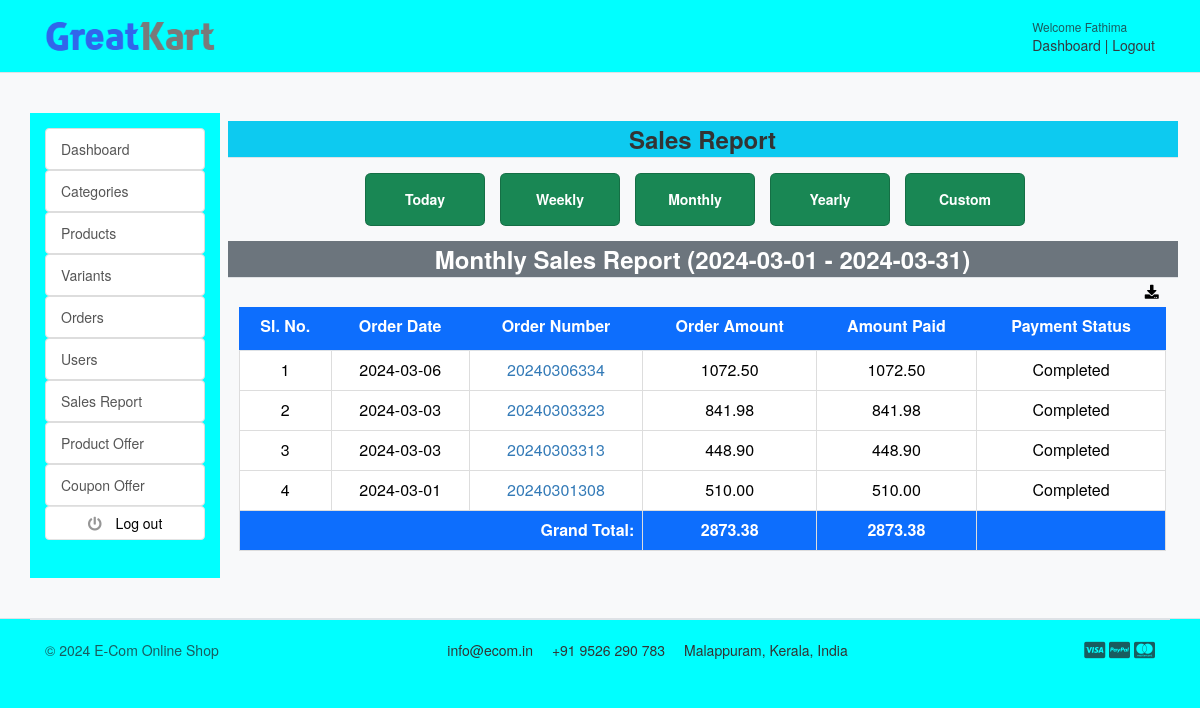
The app's page /orders/monthly_sales_report/ (signed in) with its own data.
### accounts/models.py (models this page shows, shortened)
class Account(AbstractBaseUser):
    first_name = models.CharField(max_length=50)
    last_name = models.CharField(max_length=50)
    email = models.EmailField(max_length=100, unique=True)
    phone_number = models.CharField(max_length=12, unique=True, default='')
    wallet = models.FloatField(null=True, default=0.0)
    date_joined = models.DateTimeField(auto_now_add=True)
    last_login = models.DateTimeField(auto_now_add=True)
    is_admin = models.BooleanField(default=False)
    is_staff = models.BooleanField(default=False)
    is_active = models.BooleanField(default=True)
    is_superadmin = models.BooleanField(default=False)
    USERNAME_FIELD = 'email'
    REQUIRED_FIELDS = ['first_name', 'last_name', 'phone_number']
    objects = MyAccountManager()
    class Meta:
        verbose_name = 'account'
        verbose_name_plural = 'accounts'

### orders/models.py (models this page shows, shortened)
class ShippingAddress(models.Model):
    user = models.ForeignKey(Account, on_delete=models.CASCADE)
    order = models.OneToOneField(Order, on_delete=models.CASCADE)
    full_name = models.CharField(max_length=20, default='')
    phone_number = models.CharField(max_length=15)
    address_line_1 = models.CharField(max_length=100)
    address_line_2 = models.CharField(blank=True, max_length=100)
    city = models.CharField(max_length=20)
    state = models.CharField(max_length=20)
    country = models.CharField(max_length=20)
    zipcode = models.CharField(max_length=6)

class Order(models.Model):
    STATUS = (
        ('Pending', 'Pending'),
        ('Order Confirmed', 'Order Confirmed'),
        ('Return Requested', 'Return Requested'),
        ('Return Approved', 'Return Approved'),
        ('Return Rejected', 'Return Rejected'),
        ('Return Received', 'Return Received'),
        ('Cancelled', 'Cancelled'),
        ('Delivered', 'Delivered'),
    )
    user = models.ForeignKey(Account, on_delete=models.SET_NULL, null=True)
    address = models.ForeignKey(Address, on_delete=models.SET_NULL, null=True)
    payment = models.ForeignKey(Payment, on_delete=models.SET_NULL, null=True)
    order_number = models.CharField(max_length=30, unique=True)
    order_total = models.FloatField()
    tax = models.FloatField()
    status = models.CharField(max_length=20, choices=STATUS, default='Pending')
    ip = models.CharField(blank=True, max_length=20)
    is_ordered = models.BooleanField(default=False)
    is_cancelled = models.BooleanField(default=False)
    created_at = models.DateTimeField(auto_now_add=True)
    updated_at = models.DateTimeField(auto_now=True)
    coupon_discount = models.FloatField(default=0.0)

class Payment(models.Model):
    user = models.ForeignKey(Account, on_delete=models.CASCADE)
    payment_id = models.CharField(max_length=100)
    amount_paid = models.CharField(max_length=100)
    discount = models.FloatField(default=0)
    status = models.CharField(max_length=100)
    created_at = models.DateTimeField(auto_now_add=True)
    timestamp = models.DateTimeField(default=timezone.now)

### orders/views.py (the view)
# urls.py: path('monthly_sales_report/', views.monthly_sales_report, name='monthly_sales_report'),
@login_required(login_url='login_admin')
def monthly_sales_report(request):
    current_date = datetime.now()
    start_of_month = current_date.replace(day=1)
    end_of_month = start_of_month + timedelta(days=32)
    end_of_month = end_of_month.replace(day=1) - timedelta(days=1)
    orders = ShippingAddress.objects.filter(order__created_at__range=[start_of_month, end_of_month]) \
        .order_by('-order__created_at')
    total_order_amount = orders.aggregate(total_order_amount=Sum('order__order_total'))[
                             'total_order_amount'] or 0
    total_amount_paid = orders.aggregate(total_amount_paid=Sum('order__payment__amount_paid'))['total_amount_paid'] or 0
    context = {
        'start_of_month': start_of_month,
        'end_of_month': end_of_month,
        'orders': orders,
        'total_order_amount': total_order_amount,
        'total_amount_paid': total_amount_paid,
    }
    return render(request, 'sales-report/monthly-sales-report.html', context)

### carts/context_processors.py (called while the page is built)
def counter(request):
    cart_count = 0
    if 'admin' in request.path:
        return {}
    else:
        try:
            cart = Cart.objects.filter(cart_id = _cart_id(request))
            if request.user.is_authenticated:
                cart_items = CartItem.objects.all().filter(user=request.user)
            else:
                cart_items = CartItem.objects.all().filter(cart=cart[:1])
            for cart_item in cart_items:
                cart_count += cart_item.quantity
        except Cart.DoesNotExist:
            cart_count = 0
    return dict(cart_count=cart_count)

### carts/views.py (called while the page is built)
def _cart_id(request):
    cart = request.session.session_key
    if not cart:
        cart = request.session.create()
    return cart

### category/context_processors.py (called while the page is built)
def menu_links(request):
    links = Category.objects.all()
    return dict(links=links)

### templates/sales-report/monthly-sales-report.html (shortened to what this page needs)
{% extends 'admin/base_admin.html' %}
{% block content %}
<section class="section-conten padding-y bg">
    <div class="container">
        <div class="row">
            {% include 'includes/sidebar-admin-dashboard.html' %}
            <main class="col-md-10">
                <div class="row">
                    <div class="m-2 table-heading text-center font-weight-bold border-bottom bg-info"
                                 style="font-size: 24px; line-height: 1.5;">Sales Report
                    </div>
                </div>
                <div class="row justify-content-center">
                    <div class="col-md-3 card text-white bg-success m-2" style="max-width: 8rem;">
                      <div class="card-body text-center">
                        <a href="{% url 'orders:sales_report' %}" class="text-white font-weight-bold" style="font-size: 14px; line-height: 1.5;">Today</a>
                      </div>
                    </div>
                    <div class="col-md-3 card text-white bg-success m-2" style="max-width: 8rem;">
                      <div class="card-body text-center">
                        <a href="{% url 'orders:weekly_sales_report' %}" class="text-white font-weight-bold" style="font-size: 14px; line-height: 1.5;">Weekly</a>
                      </div>
                    </div>
                    <div class="col-md-3 card text-white bg-success m-2" style="max-width: 8rem;">
                      <div class="card-body text-center">
                        <a href="{% url 'orders:monthly_sales_report' %}" class="text-white font-weight-bold" style="font-size: 14px; line-height: 1.5;">Monthly</a>
                      </div>
                    </div>
                    <div class="col-md-3 card text-white bg-success m-2" style="max-width: 8rem;">
                      <div class="card-body text-center">
                        <a href="{% url 'orders:yearly_sales_report' %}" class="text-white font-weight-bold" style="font-size: 14px; line-height: 1.5;">Yearly</a>
                      </div>
                    </div>
                    <div class="col-md-3 card text-white bg-success m-2" style="max-width: 8rem;">
                      <div class="card-body text-center">
                        <a href="{% url 'orders:custom_sales_report' %}" class="text-white font-weight-bold" style="font-size: 14px; line-height: 1.5;">Custom</a>
                      </div>
                    </div>
                </div>
                <div class="row">
                    {% load tz %}
                    {% with start_of_month|date:"Y-m-d" as formatted_start %}
                        {% with end_of_month|date:"Y-m-d" as formatted_end %}
                            <div class="m-2 table-heading text-center text-white font-weight-bold border-bottom bg-secondary"
                                 style="font-size: 24px; line-height: 1.5;">
                                Monthly Sales Report ({{ formatted_start }} - {{ formatted_end }})
                            </div>
                        {% endwith %}
                    {% endwith %}
                    <div class="text-right">
                        <a href="{% url 'orders:monthly_report_pdf' %}"><i class="fas fa-download" style="color: black;"></i></a>
                    </div>
                    <div class="m-2">
                        <table class="table table-hover">
                            <thead>
                                <tr>
                                    <td class="table-heading text-center font-weight-bold bg-primary text-white border-bottom mb-3">
                                        <label>Sl. No.</label>
                                    </td>
                                    <td class="table-heading text-center font-weight-bold bg-primary text-white border-bottom mb-3">
                                        <label>Order Date</label>
                                    </td>
                                    <td class="table-heading text-center font-weight-bold bg-primary text-white border-bottom mb-3">
                                        <label>Order Number</label>
                                    </td>
                                    <td class="table-heading text-center font-weight-bold bg-primary text-white border-bottom mb-3">
                                        <label>Order Amount</label>
                                    </td>
                                    <td class="table-heading text-center font-weight-bold bg-primary text-white border-bottom mb-3">
                                        <label>Amount Paid</label>
                                    </td>
                                    <td class="table-heading text-center font-weight-bold bg-primary text-white border-bottom mb-3">
                                        <label>Payment Status</label>
                                    </td>
                                </tr>
                            </thead>
                            <tbody>
                            {% for order in orders %}
                                <tr>
                                    <td class="text-center" style="border: 1px solid #ddd;">
                                        <p class="title mb-0"> {{ forloop.counter }} </p>
                                    </td>
                                    {% with order.order.created_at|date:"Y-m-d" as formatted_created_at %}
                                    <td class="text-center" style="border: 1px solid #ddd;">
                                        <p class="title mb-0"> {{ formatted_created_at }} </p>
                                    </td>
                                    {% endwith %}
                                    <td class="text-center" style="border: 1px solid #ddd;">
                                        <p class="title mb-0"> <a href="{% url 'orders:order_detail_admin' order.order.order_number %}"> {{ order.order.order_number }} </a></p>
                                    </td>
                                    <td class="text-center" style="border: 1px solid #ddd;">
                                        <p class="title mb-0"> {{ order.order.order_total | floatformat:2 }} </p>
                                    </td>
                                    <td class="text-center" style="border: 1px solid #ddd;">
                                        <p class="title mb-0"> {{ order.order.payment.amount_paid | floatformat:2 }} </p>
                                    </td>
                                    <td class="text-center" style="border: 1px solid #ddd;">
                                        <p class="title mb-0"> {{ order.order.payment.status }} </p>
                                    </td>
                                </tr>
                            {% endfor %}
                                <tr>
                                    <th colspan="3" class="text-right bg-primary text-white" style="border: 1px solid #ddd;">Grand Total:</th>
                                    <th class="text-center bg-primary text-white" style="border: 1px solid #ddd;"> {{ total_order_amount|floatformat:2 }}</th>
                                    <th class="text-center bg-primary text-white" style="border: 1px solid #ddd;"> {{ total_amount_paid|floatformat:2 }}</th>
                                    <th class="text-center bg-primary text-white" style="border: 1px solid #ddd;"></th>
                                </tr>
                            </tbody>
                        </table>
                    </div>
                </div>
            </main>
        </div>
    </div>
</section>
{% endblock%}

### templates/admin/navbar_admin.html (shortened to what this page needs)
{% load static %}
<header class="section-header">
    <section class="header-main border-bottom">
        <div class="container">
            <div class="row align-items-center">
                <div class="col-lg-2 col-md-3 col-6">
                    <a href="{% url 'home' %}" class="brand-wrap">
                        <img class="logo" src="{% static './images/logo.png' %}">
                    </a>
                </div>
                <div class="col-lg  col-md-6 col-sm-12 col">
                </div>
                <div class="col-lg-3 col-sm-6 col-8 order-2 order-lg-3">
                    <div class="d-flex justify-content-end mb-3 mb-lg-0">
                        {% if user.id %}
                        <div class="widget-header">
                            <small class="title text-muted">Welcome {{ user.first_name }}</small>
                            <div>
                                <a href="{% url 'dashboard_admin' %}">Dashboard</a> <span class="dark-transp"> | </span>
                                <a href="{% url 'logout_admin' %}">Logout</a>
                            </div>
                        </div>
                        {% endif %}
                    </div>
                </div>
            </div>
        </div>
    </section>
</header>

### static/css/ui.css (style rules this page uses)
html { font-family: "Inter", sans-serif; font-size: 15px; }
.padding-y { padding-top: 40px; padding-bottom: 40px; }
.bg { background-color: #f8f9fa; }
p:last-child { margin-bottom: 0; }
.header-main { position: relative; padding-top: 1rem; padding-bottom: 1rem; }
.brand-wrap .logo, .navbar-brand .logo { margin-right: 7px; max-height: 42px; display: inline-block; }
.widget-header { display: inline-block; vertical-align: middle; position: relative; }
.widget-header a { color: #343a40; }
.widget-header .title { display: block; }

### records on screen
Account: first_name "Fathima"
ShippingAddress: formatted_created_at "2024-03-06", order.order_number "20240306334", order.order_total "1072.50", order.payment.amount_paid "1072.50", order.payment.status "Completed"
ShippingAddress: formatted_created_at "2024-03-03", order.order_number "20240303323", order.order_total "841.98", order.payment.amount_paid "841.98", order.payment.status "Completed"
ShippingAddress: formatted_created_at "2024-03-03", order.order_number "20240303313", order.order_total "448.90", order.payment.amount_paid "448.90", order.payment.status "Completed"
ShippingAddress: formatted_created_at "2024-03-01", order.order_number "20240301308", order.order_total "510.00", order.payment.amount_paid "510.00", order.payment.status "Completed"

### other values on screen
{{ total_order_amount|floatformat:2 }} "2873.38"
{{ total_amount_paid|floatformat:2 }} "2873.38"
